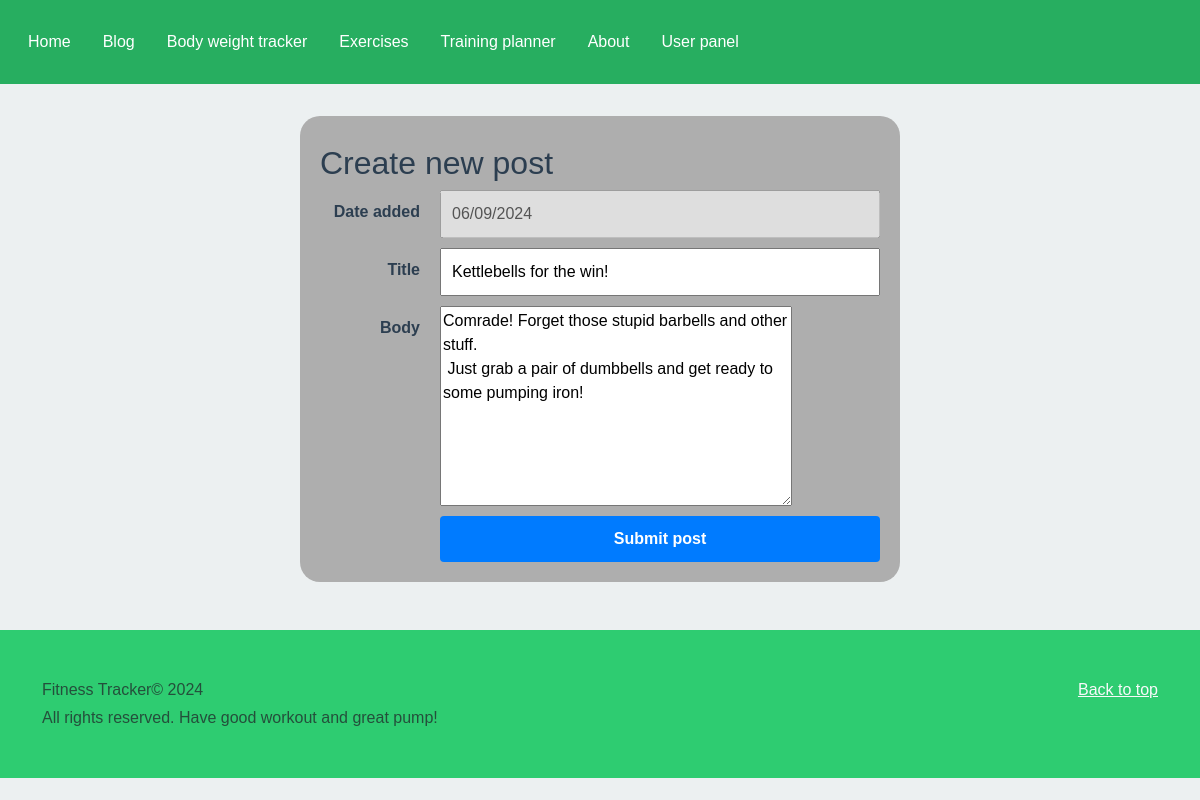
Screenshot of /blog/2/update (signed in) with the database file from the repository.
### ft_app/models.py (models this page shows, shortened)
class BlogPost(Base):
    __tablename__ = "blog_posts"
    id = Column(Integer, primary_key=True)
    date = Column(DateTime, default=datetime.utcnow)
    last_edited = Column(DateTime, default=None, nullable=True)
    title = Column(String(200))
    body = Column(Text)
    user_id = Column(Integer, ForeignKey(f"{User.__tablename__}.id"))
    user = relationship("User", back_populates="blog_posts")

### ft_app/blog.py (the view, shortened to what this page needs)
@bp.route('/<int:post_id>/update', methods=['GET', 'POST'])
@login_required
def update(post_id):
    blog_post = get_post_by_id(post_id)
    form = BlogPostCreateForm(request.form)
    form.date.render_kw = {'disabled': 'disabled'}
    form.title.data = blog_post.title
    form.body.data = blog_post.body
    return render_template("blog/create_update.html", form=form)

### ft_app/forms.py
class BlogPostCreateForm(FormErrorPrinter):
    date = DateField('Date added',
                     default=date.today(),
                     validators=[validators.DataRequired(),
                                 validate_date_not_in_future])
    title = StringField('Title',
                        validators=[validators.Length(min=5, max=200)],
                        render_kw={"class": "resizable-text-title"})
    body = TextAreaField('Body',
                         validators=[validators.Length(min=5)],
                         render_kw={"class": "resizable-text-body"})

### ft_app/auth.py (called while the page is built)
def login_required(view):
    @functools.wraps(view)
    def wrapped_view(**kwargs):
        if g.user is None:
            return redirect(url_for('auth.login'))
        return view(**kwargs)
    return wrapped_view

@bp.before_app_request
def load_logged_in_user():
    user_id = session.get('user_id')
    if user_id is None:
        g.user = None
    else:
        if not hasattr(g, "user") or g.user is None or g.user.id != user_id:
            g.user = get_user_by_id(user_id)

### ft_app/dbc/database.py (called while the page is built)
    @staticmethod
    def get_db_session():
        return DBC._db_session

### ft_app/dbc/queries.py (called while the page is built)
def get_user_by_id(user_id):
    db_session = DBC.get_db_session()
    return db_session.scalars(select(User).where(User.id == user_id)).one()

def get_post_by_id(post_id):
    db_session = DBC.get_db_session()
    return db_session.scalars(select(BlogPost).where(BlogPost.id == post_id)).one()

### ft_app/templates/blog/create_update.html (shortened to what this page needs)
{%extends 'base.html' %}
{% block head %}
<link rel="stylesheet" href="{{ url_for('static', filename='css/custom/blog_index.css') }}">
{% endblock %}
{% block body %}
<div class="form-grid-container">
    <div class="form-grid-item"><h2></h2><h2>Create new post</h2></div>
    <form method="post">
        <div class="form-grid-item"> {{ form.date.label }}{{ form.date() }} </div>
        <div class="form-grid-item"> {{ form.title.label }}{{ form.title() }} </div>
        <div class="form-grid-item"> {{ form.body.label }}{{ form.body() }} </div>
        <div class="form-grid-item"> <label></label><input type="submit" value="Submit post" class="btn btn-submit"></div>
    </form>
</div>
{% endblock %}

### ft_app/static/css/custom/main.css (style rules this page uses)
:root { --primary-color: #27ae60; --secondary-color: #2ecc71; --accent-color: #e74c3c; --background-color: #ecf0f1; --text-color: #2c3e50; --highlight-color: #f1c40f; }
body { margin: 0; font-family: sans-serif; background-color: var(--background-color); color: var(--text-color); }

### ft_app/static/css/custom/blog_index.css (style rules this page uses)
h1, h2, h3, h4, h5, h6 { font-family: Arial, sans-serif; }
.btn { display: inline-block; padding: 10px 20px; background-color: #007bff; color: #fff; text-decoration: none; border-radius: 4px; font-size: 16px; font-weight: bold; cursor: pointer; }
.resizable-text-title { width: 80%; resize: both; overflow: auto; }
.resizable-text-body { min-height: 200px; width: 80%; resize: both; overflow: auto; justify-content: start; text-align: left; vertical-align: top; }
.form-grid-container { width: 50%; margin-top: 2rem; margin-bottom: 3rem; margin-left: auto; margin-right: auto; padding: 20px; background: #aeaeae; box-shadow: 0 0 10px rga(0, 0, 0, 0.1); border-radius: 20px; }
.form-grid-item { display: contents; }
.form-grid-container form { display: grid; grid-template-columns: 1fr 4fr; gap: 10px; }
.form-grid-item label { grid-column: 1 / 2; padding: 10px; text-align: right; font-weight: bold; }
.form-grid-item input { grid-column: 2 / 2; padding: 10px; width: 100%; box-sizing: border-box; }
.btn-submit { box-sizing: border-box; width: 50%; padding-left: 250px; padding-right: 25%; }

### rows the page displays
BlogPost: date "06/09/2024", title "Kettlebells for the win!", body "Comrade! Forget those stupid barbells and other stuff. Just grab a pair of dumbbells and get ready to some pumping iron!"
